Frame 1 (no input): blank canvas, image omitted
Frame 60 (no input): blank canvas, image omitted
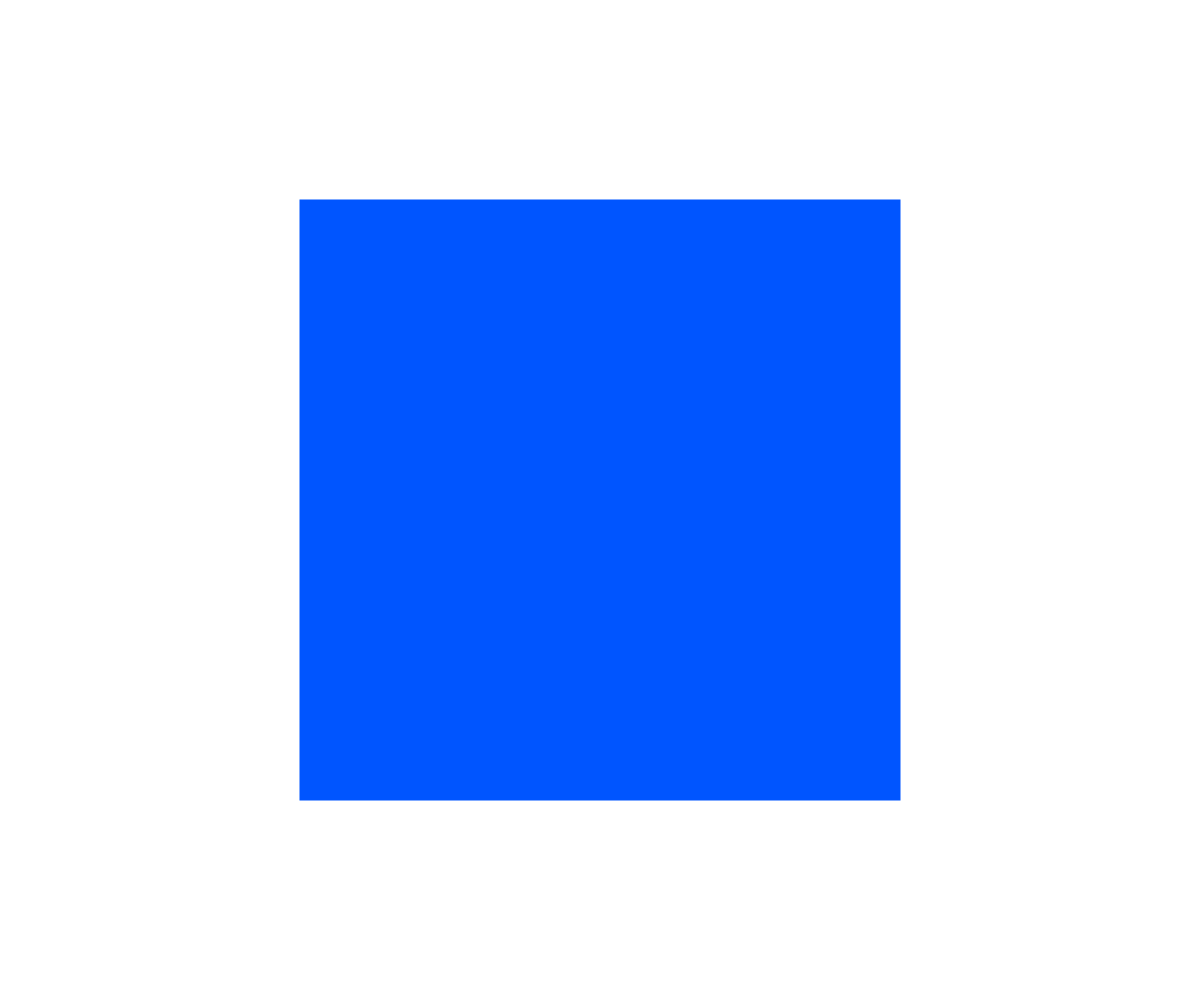
Frame 120 (the mouse pressed at the canvas centre since frame 60)

The p5.js sketch whose frames 1 and 60 were blank and that drew this single picture after the mouse press (run headless with seeded random() and noise() and a simulated clock; from frame 60 on, the mouse is pressed at the canvas centre):

// p5.js sketch
// ── sketch.js
function setup() {
  createCanvas(windowWidth,windowHeight);
}

function draw() {
  colorMode(HSB,360,100,100);
  rectMode(CENTER);
  background(mouseY%360, mouseX%100, 100);
  noStroke();
  fill(360-mouseY%360, 100-mouseX%100, 100);
  rect(width/2, height/2, mouseX+1, mouseX+1);
}
